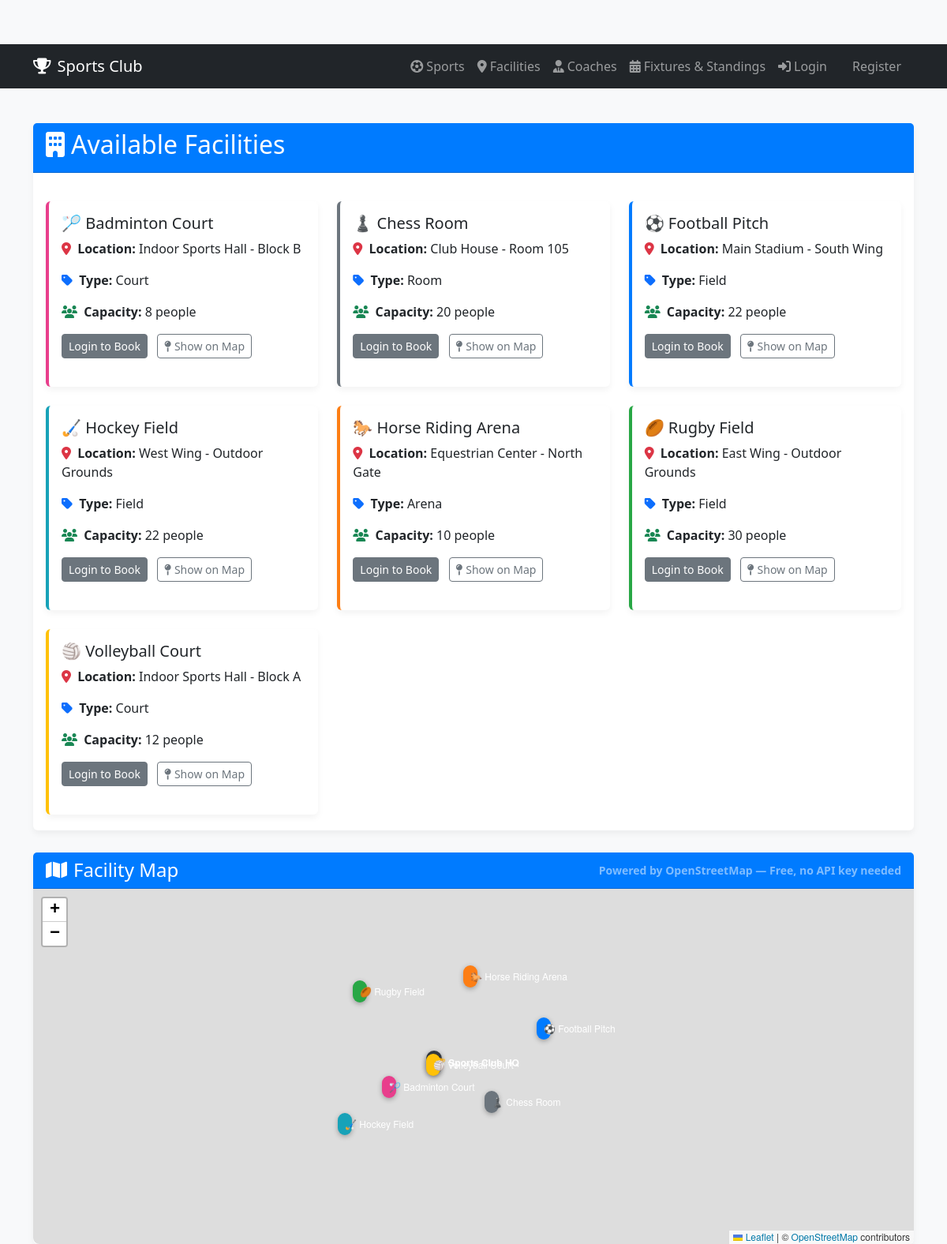
Page /public/view_facilities.php on the committed database.
### tables this page shows
CREATE TABLE IF NOT EXISTS `facilities` (
    `facility_id` INT AUTO_INCREMENT PRIMARY KEY,
    `name` VARCHAR(100) NOT NULL UNIQUE,
    `location` VARCHAR(255),
    `type` VARCHAR(100),
    `capacity` INT
);

### public/view_facilities.php (the view, shortened to what this page needs)
<?php
include_once("../includes/header.php");
require_once "../config/db_connect.php";
$facilities = [];
$sql = "SELECT facility_id, name, location, type, capacity FROM facilities ORDER BY name";
if ($result = $conn->query($sql)) {
    while ($row = $result->fetch_assoc()) {
        $facilities[] = $row;
    }
}
$facilityMeta = [
    'Rugby Field'         => ['icon' => '🏉', 'color' => '#28a745', 'latOff' =>  0.0010, 'lngOff' => -0.0010],
    'Football Pitch'      => ['icon' => '⚽', 'color' => '#007bff', 'latOff' =>  0.0005, 'lngOff' =>  0.0015],
    'Hockey Field'        => ['icon' => '🏑', 'color' => '#17a2b8', 'latOff' => -0.0008, 'lngOff' => -0.0012],
    'Volleyball Court'    => ['icon' => '🏐', 'color' => '#ffc107', 'latOff' =>  0.0000, 'lngOff' =>  0.0000],
    'Chess Room'          => ['icon' => '♟️', 'color' => '#6c757d', 'latOff' => -0.0005, 'lngOff' =>  0.0008],
    'Horse Riding Arena'  => ['icon' => '🐎', 'color' => '#fd7e14', 'latOff' =>  0.0012, 'lngOff' =>  0.0005],
    'Badminton Court'     => ['icon' => '🏸', 'color' => '#e83e8c', 'latOff' => -0.0003, 'lngOff' => -0.0006],
];
?>
<div class="row">
    <div class="col-md-12">
        <div class="card">
            <div class="card-header">
                <h2><i class="fas fa-building me-2"></i>Available Facilities</h2>
            </div>
            <div class="card-body">
                <?php if (count($facilities) > 0): ?>
                    <div class="row">
                        <?php foreach ($facilities as $facility): ?>
                            <?php $meta = $facilityMeta[$facility['name']] ?? ['icon' => '📍', 'color' => '#007bff']; ?>
                            <div class="col-md-4 mb-4">
                                <div class="card h-100 facility-card"
                                     data-name="<?php echo htmlspecialchars($facility['name']); ?>"
                                     style="border-left: 4px solid <?php echo $meta['color']; ?>">
                                    <div class="card-body">
                                        <h5 class="card-title">
                                            <?php echo $meta['icon']; ?>
                                            <?php echo htmlspecialchars($facility['name']); ?>
                                        </h5>
                                        <p class="card-text">
                                            <i class="fas fa-map-marker-alt me-1 text-danger"></i>
                                            <strong>Location:</strong> <?php echo htmlspecialchars($facility['location']); ?>
                                        </p>
                                        <p class="card-text">
                                            <i class="fas fa-tag me-1 text-primary"></i>
                                            <strong>Type:</strong> <?php echo htmlspecialchars($facility['type']); ?>
                                        </p>
                                        <p class="card-text">
                                            <i class="fas fa-users me-1 text-success"></i>
                                            <strong>Capacity:</strong> <?php echo htmlspecialchars($facility['capacity']); ?> people
                                        </p>
                                        <?php if (isset($_SESSION["loggedin"]) && $_SESSION["loggedin"] === true): ?>
                                            <a href="booking.php?facility_id=<?php echo $facility['facility_id']; ?>"
                                               class="btn btn-primary btn-sm">
                                               <i class="fas fa-calendar-plus me-1"></i>Book Now
                                            </a>
                                        <?php else: ?>
                                            <a href="login.php" class="btn btn-secondary btn-sm">Login to Book</a>
                                        <?php endif; ?>
                                        <button class="btn btn-outline-secondary btn-sm ms-2"
                                                onclick="focusMarker('<?php echo htmlspecialchars($facility['name']); ?>')">
                                            <i class="fas fa-map-pin me-1"></i>Show on Map
                                        </button>
                                    </div>
                                </div>
                            </div>
                        <?php endforeach; ?>
                    </div>
                <?php else: ?>
                    <p>No facilities currently available.</p>
                <?php endif; ?>
            </div>
        </div>
    </div>
</div>
<div class="row mt-2">
    <div class="col-md-12">
        <div class="card">
            <div class="card-header d-flex justify-content-between align-items-center">
                <h4 class="mb-0"><i class="fas fa-map me-2"></i>Facility Map</h4>
                <small class="text-white-50">Powered by OpenStreetMap — Free, no API key needed</small>
            </div>
            <div class="card-body p-0">
                <div id="facilityMap" style="height:450px; width:100%; border-radius:0 0 8px 8px;"></div>
            </div>
        </div>
    </div>
</div>
<?php include_once("../includes/footer.php"); ?>

### public/css/style.css (style rules this page uses)
body { padding-top: 56px; background-color: #f8f9fa; }
.card { margin-top: 20px; border: none; box-shadow: 0 4px 8px rgba(0,0,0,.05); }
.card-header { background-color: #007bff; color: white; font-weight: bold; }

### rows in the picture
facilities: name "🏸", name "Badminton Court", location "Indoor Sports Hall - Block B", type "Court", capacity "8"
facilities: name "♟️", name "Chess Room", location "Club House - Room 105", type "Room", capacity "20"
facilities: name "⚽", name "Football Pitch", location "Main Stadium - South Wing", type "Field", capacity "22"
facilities: name "🏑", name "Hockey Field", location "West Wing - Outdoor Grounds", type "Field", capacity "22"
facilities: name "🐎", name "Horse Riding Arena", location "Equestrian Center - North Gate", type "Arena", capacity "10"
facilities: name "🏉", name "Rugby Field", location "East Wing - Outdoor Grounds", type "Field", capacity "30"
facilities: name "🏐", name "Volleyball Court", location "Indoor Sports Hall - Block A", type "Court", capacity "12"
